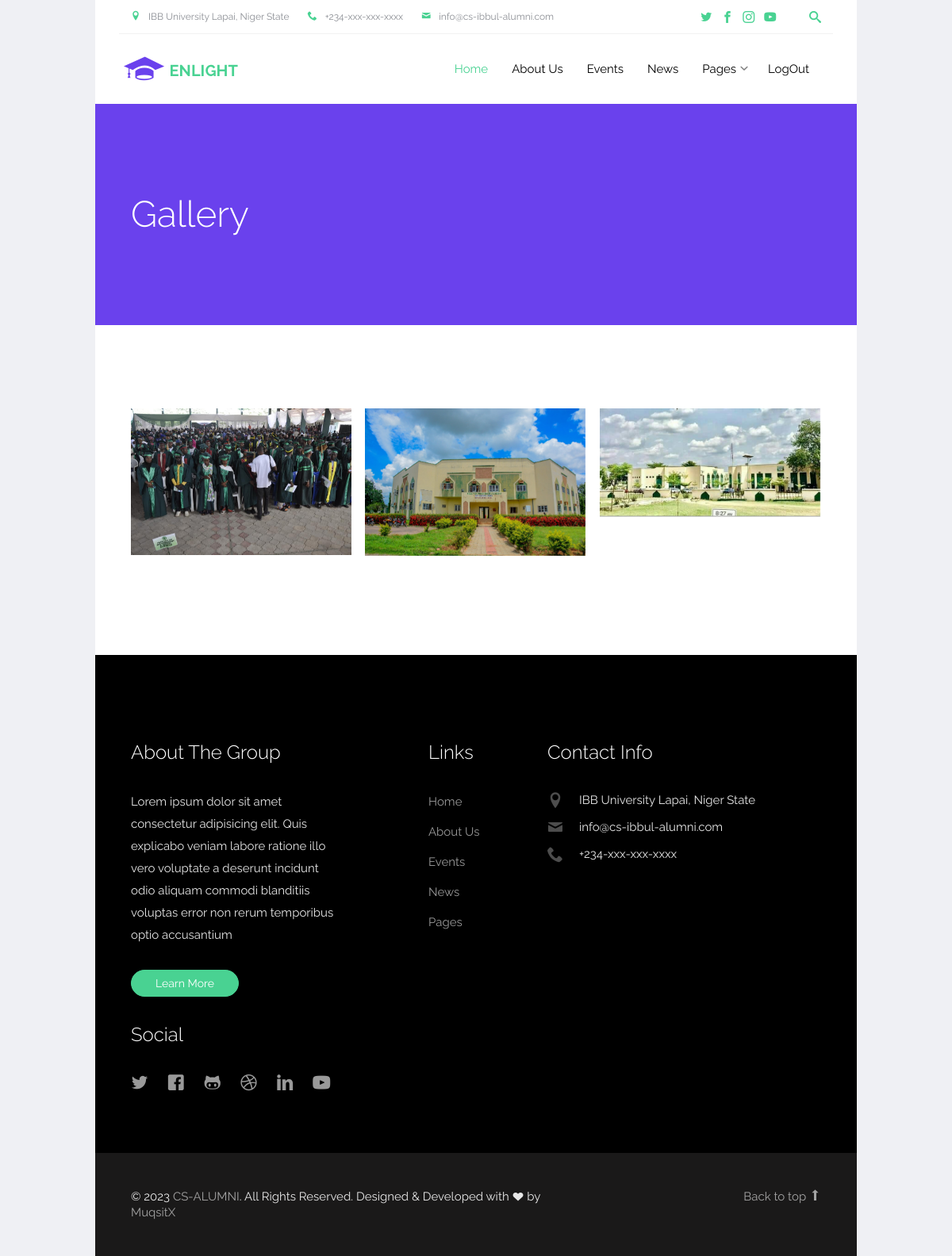
/gallery.php (signed in), run on the app's committed database.
### tables this page shows
CREATE TABLE `gallery` (
  `gallery_id` int(11) NOT NULL,
  `caption` varchar(100) NOT NULL,
  `img_src` varchar(300) NOT NULL,
  `status` int(11) NOT NULL DEFAULT 1
);

CREATE TABLE `about` (
  `about_id` int(11) NOT NULL,
  `about_content1` text NOT NULL,
  `about_content2` text NOT NULL,
  `about_status` int(11) NOT NULL DEFAULT 1
);

### classes/dbh.php (called while the page is built)
<?php
	class Dbh
	{
		public function connect(){
			try {
				 $username = 'root';
				 $password = '';
				$dbh=new PDO('mysql:host=localhost;dbname=cs_alumni_ibbul', $username, $password);
				return $dbh;
			} catch (Exception $e) {
				print 'Error: '.$e->getMessage().'<br>';
				die();
			}
		}
	}
?>

### classes/gallery.php (called while the page is built, shortened)
<?php
	class Gallery extends Dbh
	{
		protected function getAllGallery() {
			$sql = 'SELECT * FROM gallery WHERE status = ? ORDER BY gallery_id DESC';
			$stmt = $this->connect()->prepare($sql);
			$stmt->execute(['1']);
			$result = $stmt->fetchAll();
			return $result;
		}
	}

### classes/about.php (called while the page is built, shortened)
<?php
	class About extends Dbh
	{
		protected function getAbout() {
			$sql = 'SELECT * FROM about WHERE about_status = ?';
			$stmt = $this->connect()->prepare($sql);
			$stmt->execute(['1']);
			$result = $stmt->fetchAll();
			return $result;
		}
	}

### classes/galleryView.php (the view, shortened to what this page needs)
<?php
	class GalleryView extends Gallery {
		public function showUserGallery() {
			$results = $this->getAllGallery();
			foreach ($results as $result) {
				$caption = $result['caption'];
				$img_src = $result['img_src'];
				echo '<figure itemprop="associatedMedia" itemscope itemtype="http://schema.org/ImageObject" class="grid-item probootstrap-animate">
	                  <a href="admin/assets/images/gallery/'.$img_src.'" itemprop="contentUrl" data-size="1000x632">
	                    <img src="admin/assets/images/gallery/'.$img_src.'" itemprop="thumbnail" alt="Gallery Photo" />
	                  </a>
	                  <figcaption itemprop="caption description">'.$caption.'</figcaption>
	                </figure>';
			}
		}
	}

### classes/aboutView.php (shortened to what this page needs)
<?php
	class AboutView extends About {
		public function showUserAbout2() {
			$results = $this->getAbout();
			foreach ($results as $result) {
				$content1 = $result['about_content1'];
				echo 	'<p>'.$content1.'</p>';
				echo 	'<p><a href="about.php" class="btn btn-primary">Learn More</a></p>  ';
			}
		}
	}

### data on the page
gallery: img_src (picture)
gallery: img_src (picture)
gallery: img_src (picture)
about: about_content1 "Lorem ipsum dolor sit amet consectetur adipisicing elit. Quis explicabo veniam labore ratione illo vero voluptate a deserunt incidunt odio aliquam commodi blanditiis voluptas error non rerum temporibus optio accusantium"
